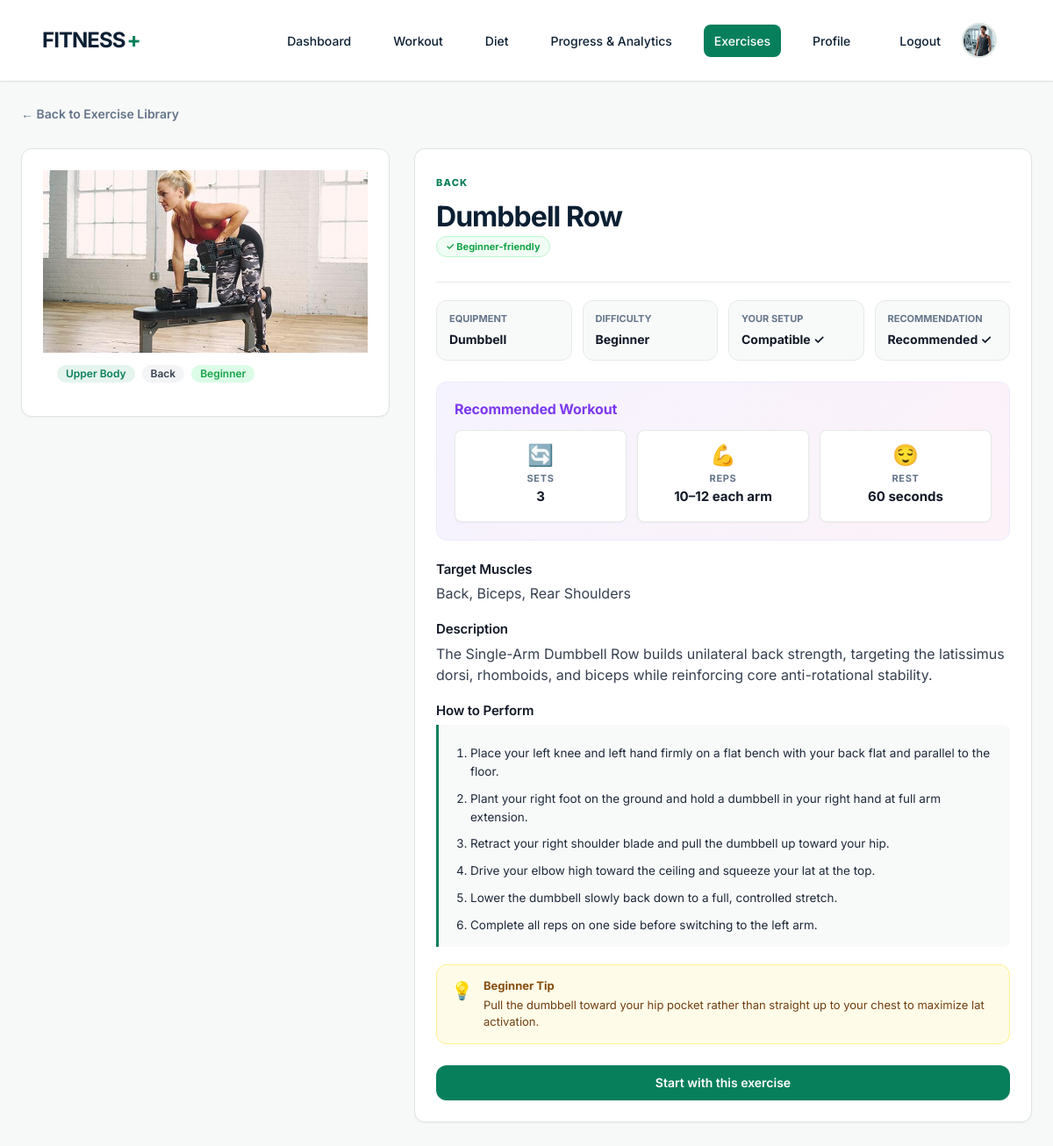
The page /exercise-library/15/ (signed in) on the database its author committed.
### workout/models.py (models this page shows, shortened)
class Exercise(models.Model):
    class EquipmentType(models.TextChoices):
        BODYWEIGHT = 'bodyweight', 'Bodyweight'
        BARBELL = 'barbell', 'Barbell'
        DUMBBELL = 'dumbbell', 'Dumbbell'
        KETTLEBELL = 'kettlebell', 'Kettlebell'
        CABLE = 'cable', 'Cable'
        MACHINE = 'machine', 'Machine'
        RESISTANCE_BAND = 'resistance_band', 'Resistance band'
        PULLUP_BAR = 'pullup_bar', 'Pull-up bar'
        BENCH = 'bench', 'Bench'
        PLATE = 'plate', 'Plate-loaded'
        STEP = 'step', 'Step / Platform'
        JUMP_ROPE = 'jump_rope', 'Jump Rope'
        OTHER = 'other', 'Other'
    class Difficulty(models.TextChoices):
        BEGINNER = 'beginner', 'Beginner'
        INTERMEDIATE = 'intermediate', 'Intermediate'
        ADVANCED = 'advanced', 'Advanced'
    class GenderCategory(models.TextChoices):
        ALL = 'all', 'All'
        FEMALE = 'female', 'Female'
        MALE = 'male', 'Male'
    name = models.CharField(max_length=120)
    body_part = models.CharField(max_length=40, default='Full Body')
    equipment_type = models.CharField(max_length=20, choices=EquipmentType.choices, default=EquipmentType.OTHER)
    category = models.CharField(max_length=40)
    description = models.TextField()
    instructions = models.TextField()
    muscles_targeted = models.CharField(max_length=255)
    beginner_tips = models.TextField(blank=True)
    is_bodyweight = models.BooleanField(default=False)
    image = models.CharField(max_length=255, blank=True, help_text='Local visual URL (filled by the seed command).')
    created_at = models.DateTimeField(auto_now_add=True)
    difficulty = models.CharField(max_length=20, choices=Difficulty.choices, default=Difficulty.INTERMEDIATE)
    gender_category = models.CharField(max_length=10, choices=GenderCategory.choices, default=GenderCategory.ALL)
    recommended_sets = models.CharField(max_length=30, blank=True, default='')
    recommended_reps = models.CharField(max_length=30, blank=True, default='')
    recommended_duration = models.CharField(max_length=40, blank=True, default='')
    recommended_rest = models.CharField(max_length=30, blank=True, default='')
    is_beginner_friendly = models.BooleanField(default=False)
    class Meta:
        ordering = ['category', 'name']
        constraints = [models.UniqueConstraint(Lower('name'), name='unique_exercise_name_ci')]
    @property
    def instruction_steps(self):
        if not self.instructions:
            return []
        import re
        raw = self.instructions.strip()
        lines = [line.strip() for line in raw.split('\n') if line.strip()]
        if len(lines) > 1:
            steps = []
            for line in lines:
                cleaned = re.sub(r'^\d+[\.\)]\s*', '', line).strip()
                if cleaned:
                    steps.append(cleaned)
            if steps:
                return steps
        parts = re.split(r'(?:^|\s+)\d+[\.\)]\s*', raw)
        steps = [p.strip() for p in parts if p.strip()]
        return steps if steps else [raw]

### workout/views.py (the view)
# urls.py: path('exercise-library/<int:exercise_id>/', views.exercise_detail, name='exercise_detail'),
@login_required
def exercise_detail(request, exercise_id):
    exercise = get_object_or_404(Exercise, pk=exercise_id)
    profile, _ = UserProfile.objects.get_or_create(user=request.user)
    compatible = get_available_exercises(profile).filter(pk=exercise.pk).exists() if profile.profile_completed else False
    recommended = exercise.pk in {item.pk for item in get_recommended_exercises(profile)} if profile.profile_completed else False
    gender = profile.gender if profile.profile_completed else 'male'
    exercise.image = get_exercise_image_path(exercise.name, exercise.category, gender)
    return render(request, 'workout/exercise_detail.html', {'exercise': exercise, 'compatible': compatible, 'recommended': recommended, 'profile': profile})

### workout/image_utils.py (called while the page is built, shortened)
def normalize_key(text):
    return re.sub(r'[^a-zA-Z0-9]', '', text or '').lower()

def find_existing_image(exercise_name, gender):
    gender_dir = os.path.join(STATIC_IMAGES_DIR, gender)
    if not os.path.exists(gender_dir):
        os.makedirs(gender_dir, exist_ok=True)
        return None
    key = normalize_key(exercise_name)
    try:
        files = os.listdir(gender_dir)
    except OSError:
        return None
    for f in files:
        f_name, ext = os.path.splitext(f)
        if ext.lower() in ('.png', '.jpg', '.jpeg', '.webp'):
            if f_name.lower() == exercise_name.lower():
                return f
    for f in files:
        f_name, ext = os.path.splitext(f)
        if ext.lower() in ('.png', '.jpg', '.jpeg', '.webp'):
            if normalize_key(f_name) == key:
                return f

def get_exercise_image_path(exercise_name, category='Full Body', gender='male'):
    gender = 'female' if str(gender).lower() == 'female' else 'male'
    matched = find_existing_image(exercise_name, gender)
    if not matched:
        matched = create_exercise_png(exercise_name, category, gender)
    filepath = os.path.join(STATIC_IMAGES_DIR, gender, matched)
    try:
        v = int(os.path.getmtime(filepath))
        return f'/static/workout/images/{gender}/{matched}?v={v}'
    except OSError:
        return f'/static/workout/images/{gender}/{matched}'

def attach_exercise_images(exercises, gender='male'):
    gender = 'female' if str(gender).lower() == 'female' else 'male'
    if exercises is None:
        return exercises
    ex_list = list(exercises)
    for ex in ex_list:
        ex.image = get_exercise_image_path(ex.name, getattr(ex, 'category', 'Full Body'), gender)
    return ex_list

### workout/models.py (called while the page is built)
    @property
    def bmi(self):
        if not self.height_cm or not self.weight_kg: return None
        return round(float(self.weight_kg) / (float(self.height_cm) / 100) ** 2, 1)

### workout/recommendations.py (called while the page is built, shortened)
def get_available_exercises(profile):
    exercises = Exercise.objects.all()
    if profile.gender == 'female':
        exercises = exercises.filter(gender_category__in=['female', 'all']).exclude(name__in=['Leg Raise', 'Bicycle Crunch'])
    elif profile.gender == 'male':
        exercises = exercises.filter(gender_category__in=['male', 'all']).exclude(name__in=['Chest Fly Machine', 'Standing Calf Raise', 'Hanging Leg Raise'])
    else:
        exercises = exercises.filter(gender_category='all')
    if profile.workout_location == 'gym':
        return exercises

### workout/templates/workout/exercise_detail.html (shortened to what this page needs)
{% extends 'workout/base.html' %}
{% block content %}
<div class="page-intro">
  <a class="back-link" href="{% url 'workout:exercise_library' %}">← Back to Exercise Library</a>
</div>
<section class="exercise-detail-layout">
  <div class="exercise-detail-media card">
    <img class="detail-photo" src="{{ exercise.image }}" alt="Exercise visual for {{ exercise.name }}" onerror="this.onerror=null;this.src='{% url 'workout:exercise_visual' exercise.id %}';">
    <div class="media-badges">
      <span class="badge badge-primary">{{ exercise.category }}</span>
      {% if exercise.body_part and exercise.body_part != exercise.category %}<span class="badge badge-secondary">{{ exercise.body_part }}</span>{% endif %}
      {% if exercise.difficulty %}<span class="badge wf-detail-badge-{{ exercise.difficulty }}">{{ exercise.get_difficulty_display }}</span>{% endif %}
    </div>
  </div>
  <div class="exercise-detail-info card">
    <div class="detail-header">
      <p class="eyebrow">{{ exercise.body_part|upper }}</p>
      <h1>{{ exercise.name }}</h1>
      {% if exercise.is_beginner_friendly %}<span class="wf-beginner-tag" style="margin-bottom:12px;display:inline-block;">✓ Beginner-friendly</span>{% endif %}
    </div>
    <div class="detail-meta-grid">
      <div class="meta-card">
        <span class="meta-label">Equipment</span>
        <strong class="meta-value">{{ exercise.get_equipment_type_display }}</strong>
      </div>
      <div class="meta-card">
        <span class="meta-label">Difficulty</span>
        <strong class="meta-value">{% if exercise.difficulty %}{{ exercise.get_difficulty_display }}{% else %}{{ exercise.category }}{% endif %}</strong>
      </div>
      <div class="meta-card">
        <span class="meta-label">Your Setup</span>
        <strong class="meta-value {% if compatible %}text-success{% else %}text-muted{% endif %}">
          {% if compatible %}Compatible ✓{% else %}Not in setup{% endif %}
        </strong>
      </div>
      <div class="meta-card">
        <span class="meta-label">Recommendation</span>
        <strong class="meta-value {% if recommended %}text-success{% else %}text-muted{% endif %}">
          {% if recommended %}Recommended ✓{% else %}Standard{% endif %}
        </strong>
      </div>
    </div>
    {% if exercise.recommended_sets or exercise.recommended_reps or exercise.recommended_duration or exercise.recommended_rest %}
    <div class="wf-recommended-params {% if profile.gender == 'female' %}wf-female{% else %}wf-male{% endif %}">
      <h3>Recommended Workout</h3>
      <div class="wf-params-grid">
        {% if exercise.recommended_sets %}
        <div class="wf-param-card">
          <span class="wf-param-icon">🔄</span>
          <span class="wf-param-label">Sets</span>
          <strong class="wf-param-value">{{ exercise.recommended_sets }}</strong>
        </div>
        {% endif %}
        {% if exercise.recommended_reps %}
        <div class="wf-param-card">
          <span class="wf-param-icon">💪</span>
          <span class="wf-param-label">Reps</span>
          <strong class="wf-param-value">{{ exercise.recommended_reps }}</strong>
        </div>
        {% elif exercise.recommended_duration %}
        <div class="wf-param-card">
          <span class="wf-param-icon">⏱️</span>
          <span class="wf-param-label">Duration</span>
          <strong class="wf-param-value">{{ exercise.recommended_duration }}</strong>
        </div>
        {% endif %}
        {% if exercise.recommended_rest %}
        <div class="wf-param-card">
          <span class="wf-param-icon">😌</span>
          <span class="wf-param-label">Rest</span>
          <strong class="wf-param-value">{{ exercise.recommended_rest }}</strong>
        </div>
        {% endif %}
      </div>
    </div>
    {% endif %}
    <div class="detail-section-block">
      <h3>Target Muscles</h3>
      <p class="targets-text">{{ exercise.muscles_targeted }}</p>
    </div>
    <div class="detail-section-block">
      <h3>Description</h3>
      <p>{{ exercise.description }}</p>
    </div>
    <div class="detail-section-block">
      <h3>How to Perform</h3>
      <div class="instructions-box">
        {% if exercise.instruction_steps %}
          <ol class="movement-form-list">
            {% for step in exercise.instruction_steps %}
              <li>{{ step }}</li>
            {% endfor %}
          </ol>
        {% else %}
          {{ exercise.instructions|linebreaksbr }}
        {% endif %}
      </div>
    </div>
    {% if exercise.beginner_tips %}
    <div class="tip-card">
      <div class="tip-icon">💡</div>
      <div class="tip-content">
        <strong>Beginner Tip</strong>
        <p>{{ exercise.beginner_tips }}</p>
      </div>
    </div>
    {% endif %}
    <div class="detail-actions">
      <a class="button wide" href="{% url 'workout:start_workout' %}?recommendation={{ exercise.id }}">Start with this exercise</a>
    </div>
  </div>
</section>
{% endblock %}

### workout/static/workout/css/theme.css (style rules this page uses)
:root { --primary: #087F5B; --primary-dark: #066A4C; --navy: #0B1F33; --background: #F7F9F8; --surface: #FFFFFF; --muted: #64748B; --border: #DDE5E1; --success: #168A65; --warning: #D98C10; --danger: #C0392B; --spacing-8: 8px; --spacing-12: 12px; --spacing-16: 16px; --spacing-20: 20px; --spacing-24: 24px; --spacing-32: 32px; --spacing-40: 40px; --spacing-48: 48px; --radius-4: 4px; --radius-8: 8px; --radius-12: 12px; --shadow-sm: 0 1px 2px rgba(0,0,0,0.05); }
body { font-family: 'Inter', system-ui, sans-serif; background-color: var(--background); color: var(--navy); margin: 0; line-height: 1.5; }
h1, .title { font-size: 2rem; font-weight: 700; color: var(--navy); margin-bottom: var(--spacing-24); }
.card { background: var(--surface); border: 1px solid var(--border); border-radius: var(--radius-12); box-shadow: var(--shadow-sm); padding: var(--spacing-24); margin-bottom: var(--spacing-24); }

### rows shown on the page
Exercise: image (picture), category "Upper Body", body_part "Back", difficulty "Beginner", body_part "BACK", name "Dumbbell Row", equipment_type "Dumbbell", recommended_sets "3", recommended_reps "10–12 each arm", recommended_rest "60 seconds", muscles_targeted "Back, Biceps, Rear Shoulders", description "The Single-Arm Dumbbell Row builds unilateral back strength, targeting the latissimus dorsi, rhomboids, and biceps while reinforcing core anti-rotational stability.", beginner_tips "Pull the dumbbell toward your hip pocket rather than straight up to your chest to maximize lat activation."

### other values the page prints
{{ step }} "Place your left knee and left hand firmly on a flat bench with your back flat and parallel to the floor." "Plant your right foot on the ground and hold a dumbbell in your right hand at full arm extension." "Retract your right shoulder blade and pull the dumbbell up toward your hip." "Drive your elbow high toward the ceiling and squeeze your lat at the top." "Lower the dumbbell slowly back down to a full, controlled stretch." "Complete all reps on one side before switching to the left arm."
